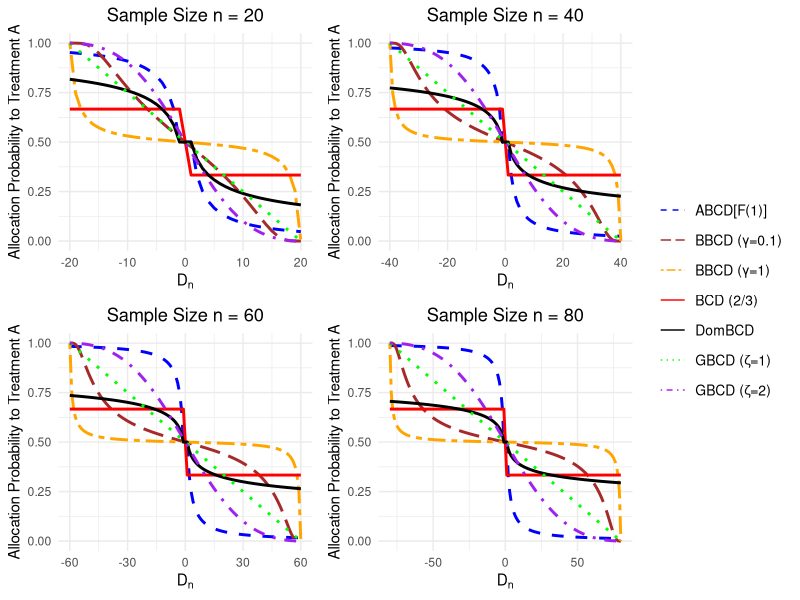

Write the R code that produced this figure.
library(ggplot2)
library(gridExtra)
library(grid)

# Allocation functions
efron_bcd <- function(Dn, p = 2/3) {
  if (Dn < 0) return(p)
  if (Dn == 0) return(0.5)
  return(1 - p)
}

gbcd_probability <- function(Dn, n, zeta = 1) {
  x <- Dn / n
  x <- max(min(x, 1), -1)
  numerator <- (1 - x)^zeta
  denominator <- numerator + (1 + x)^zeta
  numerator / denominator
}

abcd_f <- function(Dn, a = 1) {
  if (abs(Dn) <= 1) {
    return(0.5)
  } else if (Dn > 1) {
    return(1 / (1 + (Dn^a)))
  } else { 
    return((abs(Dn)^a) / (1 + (abs(Dn)^a)))
  }
}

bayesian_bcd <- function(Dn, n, gamma) {
  epsilon <- 1e-8
  x <- Dn / n
  x <- max(min(x, 1 - epsilon), -1 + epsilon)
  base_term <- 1 + (1 - x) / (n * (1 + x + epsilon))
  alt_term <- 1 + (1 + x) / (n * (1 - x + epsilon))
  numerator <- base_term^(1 / gamma)
  denominator <- numerator + alt_term^(1 / gamma)
  numerator / denominator
}

dbcd_probability <- function(Dn, n) {
  a_n <- 1 / (floor(n / 20) + 1)
  if (abs(Dn) <= 1) {
    0.5
  } else if (Dn > 1) {
    1 / (1 + (Dn^a_n))
  } else {
    (abs(Dn)^a_n) / (1 + (abs(Dn)^a_n))
  }
}

# Designs list with parameters
designs <- list(
  list(name = "BCD (2/3)", fun = efron_bcd, params = list(p = 2/3)),
  list(name = "ABCD[F(1)]", fun = abcd_f, params = list(a = 1)),
  list(name = "GBCD (ζ=1)", fun = gbcd_probability, params = list(zeta = 1)),
  list(name = "GBCD (ζ=2)", fun = gbcd_probability, params = list(zeta = 2)),
  list(name = "BBCD (γ=1)", fun = bayesian_bcd, params = list(gamma = 1)),
  list(name = "BBCD (γ=0.1)", fun = bayesian_bcd, params = list(gamma = 0.1)),
  list(name = "DomBCD", fun = dbcd_probability, params = list())
)

sample_sizes <- c(20, 40, 60, 80)

# Run simulation
results <- do.call(rbind, lapply(sample_sizes, function(n) {
  Dn_values <- seq(-n, n, by = 1)
  do.call(rbind, lapply(designs, function(design) {
    prob <- sapply(Dn_values, function(Dn) {
      if (design$name == "BCD (2/3)") {
        design$fun(Dn, p = design$params$p)
      } else if (design$name %in% c("GBCD (ζ=1)", "GBCD (ζ=2)")) {
        design$fun(Dn, n, zeta = design$params$zeta)
      } else if (design$name %in% c("BBCD (γ=1)", "BBCD (γ=0.1)")) {
        design$fun(Dn, n, gamma = design$params$gamma)
      } else if (design$name == "ABCD[F(1)]") {
        design$fun(Dn, a = design$params$a)
      } else if (design$name == "DomBCD") {
        design$fun(Dn, n)
      } else {
        NA
      }
    })
    data.frame(
      SampleSize = n,
      Design = design$name,
      Dn = Dn_values,
      Probability = prob
    )
  }))
}))

# Colors and linetypes for designs
colors <- c(
  "BCD (2/3)" = "red",
  "ABCD[F(1)]" = "blue",
  "GBCD (ζ=1)" = "green",
  "GBCD (ζ=2)" = "purple",
  "BBCD (γ=1)" = "orange",
  "BBCD (γ=0.1)" = "brown",
  "DomBCD" = "black"
)

linetypes <- c(
  "BCD (2/3)" = "solid",
  "ABCD[F(1)]" = "dashed",
  "GBCD (ζ=1)" = "dotted",
  "GBCD (ζ=2)" = "dotdash",
  "BBCD (γ=1)" = "twodash",
  "BBCD (γ=0.1)" = "longdash",
  "DomBCD" = "solid"
)

# Create plots without legends
plots_no_legend <- lapply(sample_sizes, function(n) {
  df <- subset(results, SampleSize == n)
  ggplot(df, aes(x = Dn, y = Probability, color = Design, linetype = Design)) +
    geom_line(size = 1) +
    scale_color_manual(values = colors) +
    scale_linetype_manual(values = linetypes) +
    labs(title = paste("Sample Size n =", n),
         x = expression(D[n]),
         y = "Allocation Probability to Treatment A") +
    theme_minimal() +
    theme(
      legend.position = "none",
      plot.title = element_text(hjust = 0.5)
    ) +
    ylim(0, 1)
})

# Create a plot to extract legend
legend_plot <- ggplot(results, aes(x = Dn, y = Probability, color = Design, linetype = Design)) +
  geom_line() +
  scale_color_manual(values = colors) +
  scale_linetype_manual(values = linetypes) +
  theme_minimal() +
  theme(
    legend.position = "right",
    legend.title = element_blank(),
    legend.text = element_text(size = 10),
    legend.key.size = unit(1.5, "lines"),
    axis.title = element_blank(),
    axis.text = element_blank(),
    axis.ticks = element_blank(),
    panel.grid = element_blank()
  ) +
  guides(color = guide_legend(ncol = 1), linetype = guide_legend(ncol = 1))

# Function to extract legend grob
get_legend <- function(myplot) {
  tmp <- ggplot_gtable(ggplot_build(myplot))
  leg <- which(sapply(tmp$grobs, function(x) x$name) == "guide-box")
  tmp$grobs[[leg]]
}

legend <- get_legend(legend_plot)

# Arrange plots in 2x2 grid
plots_grid <- arrangeGrob(grobs = plots_no_legend, nrow = 2, ncol = 2)

# Draw all together with legend on the right
grid.newpage()
grid.arrange(plots_grid, legend, ncol = 2, widths = c(4, 1))
